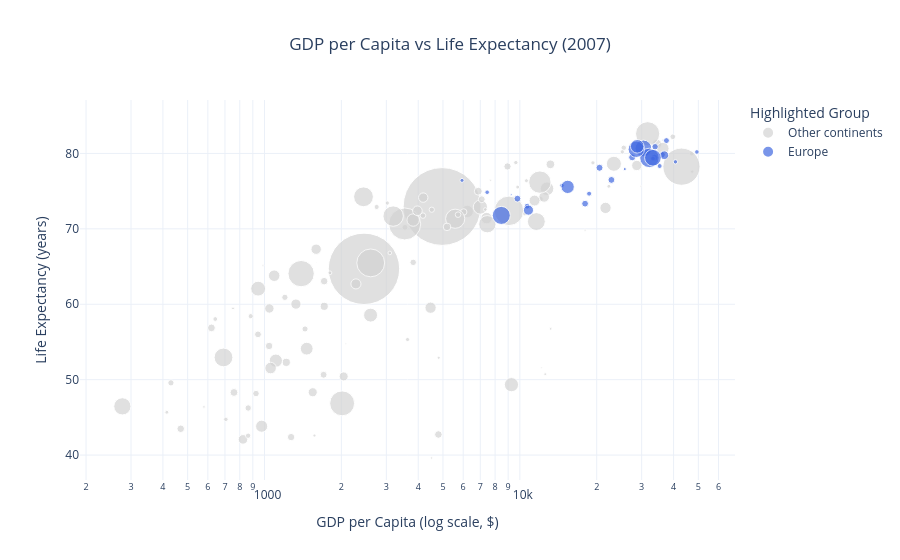

Notebook cell for this chart:
### Markdown cell above
## Task 2 — Bubble chart: tell a story

**What to build:** A bubble chart (full 2007 dataset, all countries) where:
- x = GDP per capita (log scale)
- y = life expectancy
- size = population
- colour = ONE continent highlighted (your choice), all others grey
- At least one annotation explaining the highlighted group's story

> This is the grey-and-highlight technique applied to a bubble chart.

### Code cell
# Task 2
# YOUR CODE HERE

# Task 2: Bubble Chart — GDP, Life Expectancy and Population (2007)

import plotly.express as px

# Filter the full dataset for 2007
df_2007 = df.loc[df['year'] == 2007].copy()

# Create a column to highlight Europe and grey out other continents
df_2007['group'] = df_2007['continent'].apply(
    lambda continent: 'Europe' if continent == 'Europe' else 'Other continents'
)

# Create the bubble chart
fig = px.scatter(
    df_2007,
    x='gdpPercap',
    y='lifeExp',
    size='pop',
    color='group',
    color_discrete_map={
        'Europe': 'royalblue',
        'Other continents': 'lightgrey'
    },
    hover_name='country',
    size_max=55,
    log_x=True,
    title='GDP per Capita vs Life Expectancy (2007)',
    labels={
        'gdpPercap': 'GDP per Capita (log scale, $)',
        'lifeExp': 'Life Expectancy (years)',
        'pop': 'Population',
        'group': 'Continent Group'
    }
)

# Add an annotation explaining Europe's story
fig.add_annotation(
    x=15000,
    y=78,
    text='Europe: generally high life expectancy<br>and relatively high GDP per capita',
    showarrow=True,
    arrowhead=2,
    ax=70,
    ay=-50,
    bgcolor='white',
    bordercolor='royalblue'
)

# Improve chart appearance
fig.update_layout(
    template='plotly_white',
    title_x=0.5,
    legend_title_text='Highlighted Group'
)

fig.show()

### Figure 1 — Plotly figure (JSON) as saved in the notebook; plotly's stock layout.template omitted (floating-point values rounded to 4 significant figures)
{"data": [{"hovertemplate": "<b>%{hovertext}</b><br><br>Continent Group=Other continents<br>GDP per Capita (log scale, $)=%{x}<br>Life Expectancy (years)=%{y}<br>Population=%{marker.size}<extra></extra>", "hovertext": ["Afghanistan", "Algeria", "Angola", "Argentina", "Australia", "Bahrain", "Bangladesh", "Benin", "Bolivia", "Botswana", "Brazil", "Burkina Faso", "Burundi", "Cambodia", "Cameroon", "Canada", "Central African Republic", "Chad", "Chile", "China", "Colombia", "Comoros", "Congo, Dem. Rep.", "Congo, Rep.", "Costa Rica", "Cote d'Ivoire", "Cuba", "Djibouti", "Dominican Republic", "Ecuador", "Egypt", "El Salvador", "Equatorial Guinea", "Eritrea", "Ethiopia", "Gabon", "Gambia", "Ghana", "Guatemala", "Guinea", "Guinea-Bissau", "Haiti", "Honduras", "Hong Kong, China", "India", "Indonesia", "Iran", "Iraq", "Israel", "Jamaica", "Japan", "Jordan", "Kenya", "Korea, Dem. Rep.", "Korea, Rep.", "Kuwait", "Lebanon", "Lesotho", "Liberia", "Libya", "Madagascar", "Malawi", "Malaysia", "Mali", "Mauritania", "Mauritius", "Mexico", "Mongolia", "Morocco", "Mozambique", "Myanmar", "Namibia", "Nepal", "New Zealand", "Nicaragua", "Niger", "Nigeria", "Oman", "Pakistan", "Panama", "Paraguay", "Peru", "Philippines", "Puerto Rico", "Reunion", "Rwanda", "Sao Tome and Principe", "Saudi Arabia", "Senegal", "Sierra Leone", "Singapore", "Somalia", "South Africa", "Sri Lanka", "Sudan", "Swaziland", "Syria", "Taiwan", "Tanzania", "Thailand", "Togo", "Trinidad and Tobago", "Tunisia", "Uganda", "United States", "Uruguay", "Venezuela", "Vietnam", "West Bank and Gaza", "Yemen, Rep.", "Zambia", "Zimbabwe"], "legendgroup": "Other continents", "marker": {"color": "lightgrey", "size": [31889923, 33333216, 12420476, 40301927, 20434176, 708573, 150448339, 8078314, 9119152, 1639131, 190010647, 14326203, 8390505, 14131858, 17696293, 33390141, 4369038, 10238807, 16284741, 1318683096, 44227550, 710960, 64606759, 3800610, 4133884, 18013409, 11416987, 496374, 9319622, 13755680, 80264543, 6939688, 551201, 4906585, 76511887, 1454867, 1688359, 22873338, 12572928, 9947814, 1472041, 8502814, 7483763, 6980412, 1110396331, 223547000, 69453570, 27499638, 6426679, 2780132, 127467972, 6053193, 35610177, 23301725, 49044790, 2505559, 3921278, 2012649, 3193942, 6036914, 19167654, 13327079, 24821286, 12031795, 3270065, 1250882, 108700891, 2874127, 33757175, 19951656, 47761980, 2055080, 28901790, 4115771, 5675356, 12894865, 135031164, 3204897, 169270617, 3242173, 6667147, 28674757, 91077287, 3942491, 798094, 8860588, 199579, 27601038, 12267493, 6144562, 4553009, 9118773, 43997828, 20378239, 42292929, 1133066, 19314747, 23174294, 38139640, 65068149, 5701579, 1056608, 10276158, 29170398, 301139947, 3447496, 26084662, 85262356, 4018332, 22211743, 11746035, 12311143], "sizemode": "area", "sizeref": 435900.0, "symbol": "circle"}, "mode": "markers", "name": "Other continents", "orientation": "v", "showlegend": true, "type": "scatter", "x": [974.6, 6223.0, 4797.0, 12780.0, 34440.0, 29800.0, 1391.0, 1441.0, 3822.0, 12570.0, 9066.0, 1217.0, 430.1, 1714.0, 2042.0, 36320.0, 706.0, 1704.0, 13170.0, 4959.0, 7007.0, 986.1, 277.6, 3633.0, 9645.0, 1545.0, 8948.0, 2082.0, 6025.0, 6873.0, 5581.0, 5728.0, 12150.0, 641.4, 690.8, 13210.0, 752.7, 1328.0, 5186.0, 942.7, 579.2, 1202.0, 3548.0, 39720.0, 2452.0, 3541.0, 11610.0, 4471.0, 25520.0, 7321.0, 31660.0, 4519.0, 1463.0, 1593.0, 23350.0, 47310.0, 10460.0, 1569.0, 414.5, 12060.0, 1045.0, 759.3, 12450.0, 1043.0, 1803.0, 10960.0, 11980.0, 3096.0, 3820.0, 823.7, 944.0, 4811.0, 1091.0, 25190.0, 2749.0, 619.7, 2014.0, 22320.0, 2606.0, 9809.0, 4173.0, 7409.0, 3190.0, 19330.0, 7670.0, 863.1, 1598.0, 21650.0, 1712.0, 862.5, 47140.0, 926.1, 9270.0, 3970.0, 2602.0, 4513.0, 4185.0, 28720.0, 1107.0, 7458.0, 883.0, 18010.0, 7093.0, 1056.0, 42950.0, 10610.0, 11420.0, 2442.0, 3025.0, 2281.0, 1271.0, 469.7], "xaxis": "x", "y": [43.83, 72.3, 42.73, 75.32, 81.23, 75.64, 64.06, 56.73, 65.55, 50.73, 72.39, 52.3, 49.58, 59.72, 50.43, 80.65, 44.74, 50.65, 78.55, 72.96, 72.89, 65.15, 46.46, 55.32, 78.78, 48.33, 78.27, 54.79, 72.23, 74.99, 71.34, 71.88, 51.58, 58.04, 52.95, 56.73, 59.45, 60.02, 70.26, 56.01, 46.39, 60.92, 70.2, 82.21, 64.7, 70.65, 70.96, 59.55, 80.75, 72.57, 82.6, 72.53, 54.11, 67.3, 78.62, 77.59, 71.99, 42.59, 45.68, 73.95, 59.44, 48.3, 74.24, 54.47, 64.16, 72.8, 76.19, 66.8, 71.16, 42.08, 62.07, 52.91, 63.78, 80.2, 72.9, 56.87, 46.86, 75.64, 65.48, 75.54, 71.75, 71.42, 71.69, 78.75, 76.44, 46.24, 65.53, 72.78, 63.06, 42.57, 79.97, 48.16, 49.34, 72.4, 58.56, 39.61, 74.14, 78.4, 52.52, 70.62, 58.42, 69.82, 73.92, 51.54, 78.24, 76.38, 73.75, 74.25, 73.42, 62.7, 42.38, 43.49], "yaxis": "y"}, {"hovertemplate": "<b>%{hovertext}</b><br><br>Continent Group=Europe<br>GDP per Capita (log scale, $)=%{x}<br>Life Expectancy (years)=%{y}<br>Population=%{marker.size}<extra></extra>", "hovertext": ["Albania", "Austria", "Belgium", "Bosnia and Herzegovina", "Bulgaria", "Croatia", "Czech Republic", "Denmark", "Finland", "France", "Germany", "Greece", "Hungary", "Iceland", "Ireland", "Italy", "Montenegro", "Netherlands", "Norway", "Poland", "Portugal", "Romania", "Serbia", "Slovak Republic", "Slovenia", "Spain", "Sweden", "Switzerland", "Turkey", "United Kingdom"], "legendgroup": "Europe", "marker": {"color": "royalblue", "size": [3600523, 8199783, 10392226, 4552198, 7322858, 4493312, 10228744, 5468120, 5238460, 61083916, 82400996, 10706290, 9956108, 301931, 4109086, 58147733, 684736, 16570613, 4627926, 38518241, 10642836, 22276056, 10150265, 5447502, 2009245, 40448191, 9031088, 7554661, 71158647, 60776238], "sizemode": "area", "sizeref": 435900.0, "symbol": "circle"}, "mode": "markers", "name": "Europe", "orientation": "v", "showlegend": true, "type": "scatter", "x": [5937.0, 36130.0, 33690.0, 7446.0, 10680.0, 14620.0, 22830.0, 35280.0, 33210.0, 30470.0, 32170.0, 27540.0, 18010.0, 36180.0, 40680.0, 28570.0, 9254.0, 36800.0, 49360.0, 15390.0, 20510.0, 10810.0, 9787.0, 18680.0, 25770.0, 28820.0, 33860.0, 37510.0, 8458.0, 33200.0], "xaxis": "x", "y": [76.42, 79.83, 79.44, 74.85, 73.0, 75.75, 76.49, 78.33, 79.31, 80.66, 79.41, 79.48, 73.34, 81.76, 78.89, 80.55, 74.54, 79.76, 80.2, 75.56, 78.1, 72.48, 74.0, 74.66, 77.93, 80.94, 80.88, 81.7, 71.78, 79.42], "yaxis": "y"}], "layout": {"annotations": [{"arrowhead": 2, "ax": 70, "ay": -50, "bgcolor": "white", "bordercolor": "royalblue", "showarrow": true, "text": "Europe: generally high life expectancy<br>and relatively high GDP per capita", "x": 15000, "y": 78}], "legend": {"itemsizing": "constant", "title": {"text": "Highlighted Group"}, "tracegroupgap": 0}, "title": {"text": "GDP per Capita vs Life Expectancy (2007)", "x": 0.5}, "xaxis": {"anchor": "y", "domain": [0, 1], "title": {"text": "GDP per Capita (log scale, $)"}, "type": "log"}, "yaxis": {"anchor": "x", "domain": [0, 1], "title": {"text": "Life Expectancy (years)"}}}}
